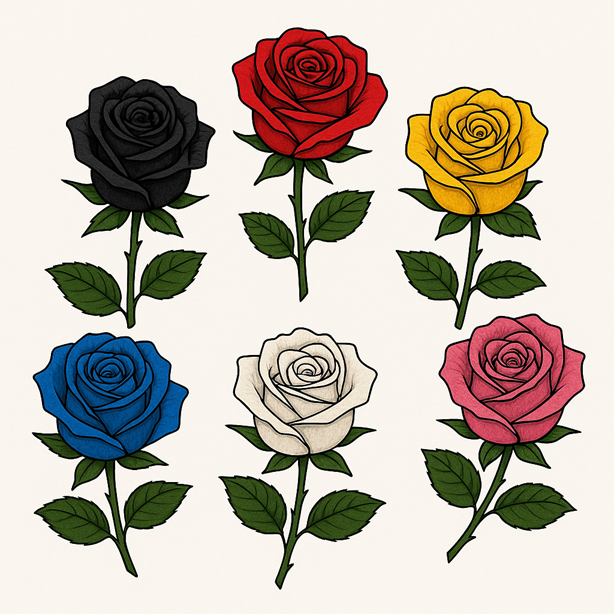
#> input picture flower.png, 614 x 614 px
$ jupyter execute 'Color_To_RGB (1).ipynb'
#> lines starting #> are read from the running program, lines starting #| are printed output that depends on the picture
[cell 1]
import cv2

image = None
gray = None

def load():
    """Load image from user input path."""
    global image
    while True:
        image_name = input("Enter Image Name or Path: ")
#> the answer given: flower.png
        image = cv2.imread(image_name)
#> image is the input picture: shape (614, 614, 3); mean B, G, R 172.9, 184.3, 192.8
        if image is not None:
            print("Image loaded successfully!")
            break
        else:
            print("Error: Image not found. Please enter the correct path.")

def GrayScale():
    """Convert the loaded image to grayscale."""
    global gray
    gray = cv2.cvtColor(image, cv2.COLOR_BGR2GRAY)
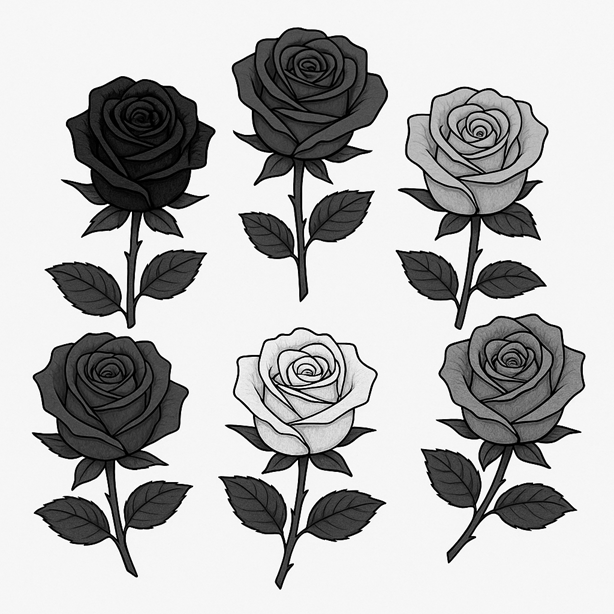
#> gray: shape (614, 614); min 0, max 255, mean 185.6
    print("Image converted to grayscale!")

def display():
    """Display the grayscale image."""
    title = input("Enter Image Title: ")
    cv2.imshow(title, gray)
    print("Press any key to close the image window.")
    cv2.waitKey(0)
    cv2.destroyAllWindows()

def save_image():
    """Save the grayscale image with user provided name."""
    save_name = input("Enter file name with extension (.jpg, .png) to save image: ")
    result = cv2.imwrite(save_name, gray)
    if result:
        print(f"{save_name} has been saved successfully!")
    else:
        print("Error saving the image.")

def instruction():
    """Display instructions for the user."""
    print("For showing image, type: show")
    print("For saving image, type: save")

def main():
    """Main loop for image processing."""
    print("\n\t\tColor Image to Black and White Converter\n")
    while True:
        load()
        GrayScale()
        instruction()

        choice = input("Enter your choice (show/save): ").strip().lower()
#> the answer given: out.png

        if choice == 'show':
            display()
            save_choice = input("Do you want to save this image? Press (y/n): ").strip().lower()
            if save_choice == 'y':
                save_image()
        elif choice == 'save':
            save_image()
        else:
            print("Invalid choice. Please choose 'show' or 'save'.")

        cont = input("Do you want to process another image? (y/n): ").strip().lower()
#> the answer given: n
        if cont != 'y':
            print("Closing program...")
            break

if __name__ == "__main__":
    main()
